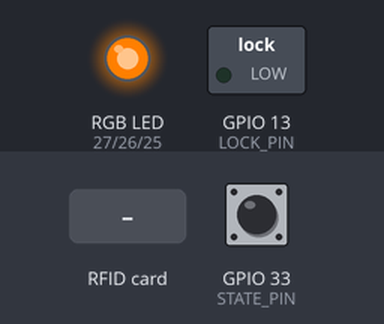
Bench run of a program on a simulated ESP32. Shown: switched loads named in the program (green lamp = pin HIGH), an RGB LED mixed from three pins (HIGH = lit). The inputs (shaded band) are chosen by the test bench; at power-on: GPIO 33 (STATE_PIN) HIGH. WiFi joins after 1.5 s; servers stay silent unless stated; what the program prints to the serial monitor is not drawn.

Above: at 2.7 s.
2.8 s: RFID card 5E 7A 19 C4 held to the reader
At 4.4 s:
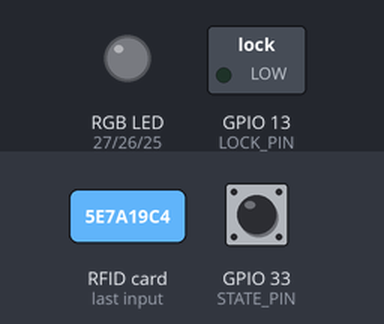
At 5.14 s:
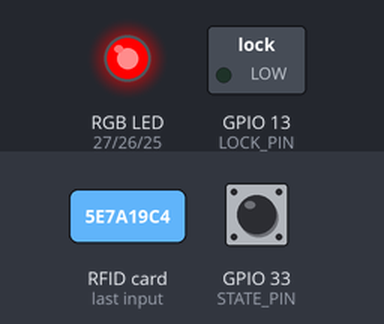
Timing chart, 0 to 6.9 s (numbered marks = the images above; inputs shaded):
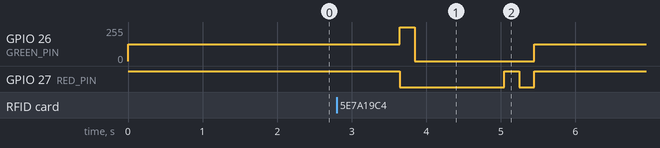

The program:

main.cpp
```cpp
#include <Arduino.h>
#include <Box.h>
#include <CardReader.h>
#include <NetworkManager.h>
#include <StatusLED.h>

#define RST_PIN     0
#define SS_PIN      5

#define LOCK_PIN    13
#define STATE_PIN   33

#define RED_PIN     27
#define GREEN_PIN   26
#define BLUE_PIN    25

#define ACCESS_POINT_NAME       "BoxAP"
#define ACCESS_POINT_PASSWORD   "password"


BoxAuthorizer authorizer = BoxAuthorizer();
Box box = Box(LOCK_PIN, STATE_PIN, authorizer);
CardReader reader = CardReader(SS_PIN, RST_PIN);
StatusLED LED = StatusLED(GREEN_PIN, RED_PIN, BLUE_PIN);


void grantAccess() {
    Serial.println("Successful authorization! Opening the box...");

    LED.flashGreen(2);

    box.unlock();
    delay(4000);
    box.lock();
}

void notifyForbiddenAccess() {
    Serial.println("Failed authorization!");
    LED.flashRed(3);
}

void tryToAuthorizeAccess(const Card& card) {
    Serial.println("--------------------------------------------------");
    Serial.println("Detected new card with UID: " + card.toUid());

    LED.flashGreen(1);
    delay(1000);
    LED.idle();

    if (box.isOpened()) {
        Serial.println("Box is opened, skipping...");
        LED.flashRed(1);
        return;
    }

    Serial.println("Box is closed, authorizing card with the server...");

    box.authorize(card)
       .onSuccess(grantAccess)
       .onFailure(notifyForbiddenAccess);
}

void indicateCardReadingFailure() {
    Serial.println("Card present on the reader but failed to read the UID.");
    LED.flashRed(2);
}

void resetLED() {
    LED.idle();
}

void setup() {
    Serial.begin(9600);

    box.configurePins();

    LED.configurePins();
    LED.idle();

    reader.begin();
    reader.onSuccessfulAttempt(tryToAuthorizeAccess)
          .onFailedAttempt(indicateCardReadingFailure)
          .onAnyAttempt(resetLED);

    NetworkManager manager = NetworkManager(ACCESS_POINT_NAME, ACCESS_POINT_PASSWORD);
    manager.connect([]() {
        Serial.println("Successfully connected to network!");
    });
}

void loop() {
    reader.tryReadingTheCard();
    delay(1000);
}
```

Box.h
```cpp
#ifndef BOX_H
#define BOX_H

#include <BoxAuthorizer.h>
#include <Card.h>

class Box {
    private:
        byte _lockPin;

        byte _statePin;

        BoxAuthorizer _authorizer;

    public:
        Box(
            byte lockPin,
            byte statePin,
            BoxAuthorizer& authorizer
        );

        void configurePins() const;

        bool isOpened() const;

        void unlock() const;

        void lock() const;

        BoxAuthorizer::Result authorize(const Card& card);
};

#endif
```

BoxAuthorizer.h
```cpp
#ifndef BOX_AUTHORIZER_H
#define BOX_AUTHORIZER_H

#include <Arduino.h>

class BoxAuthorizer {
    public: class Result;

    private:
        static BoxAuthorizer::Result authorizationSucceeded();

        static BoxAuthorizer::Result authorizationFailed();

    public:
        BoxAuthorizer::Result authorize(const String& uid);
};

class BoxAuthorizer::Result {
    private:
        bool successful;

    public:
        explicit Result(bool isSuccessful);

        Result& onSuccess(void (*callback)());

        Result& onFailure(void (*callback)());
};

#endif
```

Card.h
```cpp
#ifndef CARD_H
#define CARD_H

#include <MFRC522.h>

class Card {
    private:
        String UID = "";

        static String uidToHexString(MFRC522::Uid uid);

    public:
        explicit Card(MFRC522::Uid uid);

        bool isUidValid();

        String toUid() const;
};

#endif
```

CardReader.h
```cpp
#ifndef CARDREADER_H
#define CARDREADER_H

#include <MFRC522.h>
#include <Card.h>

class CardReader {
    private:
        MFRC522 reader;

        void (*successfulAttemptCallback)(const Card&);

        void (*failedAttemptCallback)();

        void (*anyAttemptCallback)();

    public:
        CardReader(
                byte chipSelectPin,
                byte resetPowerDownPin
        );

        void begin();

        CardReader& onSuccessfulAttempt(void (*callback)(const Card&));

        CardReader& onFailedAttempt(void (*callback)());

        CardReader& onAnyAttempt(void (*callback)());

        void tryReadingTheCard();
};

#endif
```

NetworkManager.h
```cpp
#ifndef NETWORKMANAGER_H
#define NETWORKMANAGER_H

#include <Arduino.h>

class NetworkManager {
    private:
        typedef struct {
            char const* name;
            char const* password;
        } AP;

        AP accessPoint = {};

    public:
        NetworkManager(char const* accessPointName, char const* accessPointPassword);

        void connect(void (*onSuccess)()) const;
};

#endif
```

POST.h
```cpp
#ifndef POST_H
#define POST_H

#include <Arduino.h>
#include <WiFiClient.h>
#include <HTTPClient.h>

class POST {
    private:
        String _payload;

        WiFiClient _wifiClient;

        HTTPClient _httpClient;

    public:
        POST();
        ~POST();

        static POST request();

        POST& to(const String& url);

        POST& withPayload(const String& payload);

        uint8_t responseCode();
};

#endif
```

StatusLED.h
```cpp
#ifndef STATUSLED_H
#define STATUSLED_H

#include <Arduino.h>

class StatusLED {
    private:
        byte _greenPin;

        byte _redPin;

        byte _bluePin;

        const uint8_t _greenChannel = 0;
        const uint8_t _redChannel = 1;
        const uint8_t _blueChannel = 2;

        void greenOn() const;

        void greenOff() const;

        void redOn() const;

        void redOff() const;

        void blueOn() const;

        void blueOff() const;
    public:
        StatusLED(
            byte greenPin,
            byte redPin,
            byte bluePin
        );

        void configurePins() const;

        StatusLED idle() const;

        StatusLED flashGreen(unsigned short int times) const;

        StatusLED flashRed(unsigned short int times) const;
};

#endif
```

Box.cpp
```cpp
#include <Arduino.h>
#include <Box.h>

Box::Box(byte lockPin, byte statePin, BoxAuthorizer& authorizer) {
    _lockPin = lockPin;
    _statePin = statePin;
    _authorizer = authorizer;
}

void Box::configurePins() const {
    pinMode(_lockPin, OUTPUT);
    pinMode(_statePin, INPUT_PULLUP);
}

bool Box::isOpened() const {
    return digitalRead(_statePin);
}

void Box::unlock() const {
    digitalWrite(_lockPin, HIGH);
}

void Box::lock() const {
    digitalWrite(_lockPin, LOW);
}

BoxAuthorizer::Result Box::authorize(const Card &card) {
    return _authorizer.authorize(card.toUid());
}
```

BoxAuthorizer.cpp
```cpp
#include <BoxAuthorizer.h>
#include <POST.h>

BoxAuthorizer::Result BoxAuthorizer::authorizationSucceeded() {
    return BoxAuthorizer::Result(true);
}

BoxAuthorizer::Result BoxAuthorizer::authorizationFailed() {
    return BoxAuthorizer::Result(false);
}

BoxAuthorizer::Result BoxAuthorizer::authorize(const String &uid) {
    return POST::request()
                 .to("http://144.126.244.106/api/box/authorize")
                 .withPayload("uid=" + uid)
                 .responseCode() == 200
                                  ? authorizationSucceeded()
                                  : authorizationFailed();
}


BoxAuthorizer::Result::Result(bool isSuccessful) {
    successful = isSuccessful;
}

BoxAuthorizer::Result& BoxAuthorizer::Result::onSuccess(void (*callback)()) {
    if (successful) {
        callback();
    }

    return *this;
}

BoxAuthorizer::Result& BoxAuthorizer::Result::onFailure(void (*callback)()) {
    if (!successful) {
        callback();
    }

    return *this;
}
```

Card.cpp
```cpp
#include <Card.h>
#include <MFRC522.h>

Card::Card(MFRC522::Uid uid) {
    UID = uidToHexString(uid);
}

String Card::uidToHexString(MFRC522::Uid uid) {
    if (uid.size == 0) return "";

    String hexString = "";

    for(unsigned short int i = 0; i < uid.size; i++) {
        const char prefix = uid.uidByte[i] < 10 ? '0' : '\0';

        String byteAsHexString = prefix + String(uid.uidByte[i], HEX);
        hexString += byteAsHexString + " ";
    }

    hexString.trim();
    hexString.toUpperCase();
    hexString.replace(' ', '-');

    return hexString;
}

bool Card::isUidValid() {
    return UID.isEmpty() == false;
}

String Card::toUid() const {
    return UID;
}
```

CardReader.cpp
```cpp
#include <Arduino.h>
#include <SPI.h>
#include <MFRC522.h>
#include <CardReader.h>
#include <Card.h>

CardReader::CardReader(byte chipSelectPin, byte resetPowerDownPin) {
    reader = MFRC522(chipSelectPin, resetPowerDownPin);
}

void CardReader::begin() {
    SPI.begin();
    reader.PCD_Init();
    delay(4);

    reader.PCD_DumpVersionToSerial();
}

CardReader& CardReader::onSuccessfulAttempt(void (*callback)(const Card&)) {
    successfulAttemptCallback = callback;

    return *this;
}

CardReader& CardReader::onFailedAttempt(void (*callback)()) {
    failedAttemptCallback = callback;

    return *this;
}

CardReader& CardReader::onAnyAttempt(void (*callback)()) {
    anyAttemptCallback = callback;

    return *this;
}

void CardReader::tryReadingTheCard() {
    if (reader.PICC_IsNewCardPresent() == false)
        return;

    if (reader.PICC_ReadCardSerial() == false) {
        failedAttemptCallback();
        anyAttemptCallback();
        return;
    }

    /*
     *   If we got here it means the card is present.
     *   We should try to read UID and convert it to human-readable HEX string.
     *   Disengaging with the card is required because we read all the information needed.
     */
    Card card = Card(reader.uid);

    reader.PICC_HaltA();
    reader.PCD_StopCrypto1();

    if (card.isUidValid()) {
        successfulAttemptCallback(card);
    }
    else {
        failedAttemptCallback();
    }

    anyAttemptCallback();
}
```

NetworkManager.cpp
```cpp
#include <NetworkManager.h>
#include <WiFiManager.h>

NetworkManager::NetworkManager(char const* accessPointName, char const* accessPointPassword) {
    accessPoint.name = accessPointName;
    accessPoint.password = accessPointPassword;
}

void NetworkManager::connect(void (*onSuccess)()) const {
    WiFiManager manager;
    bool connectionSuccessful = manager.autoConnect(accessPoint.name, accessPoint.password);

    if (connectionSuccessful) {
        onSuccess();
    }
}
```

POST.cpp
```cpp
#include <POST.h>
#include <Arduino.h>

POST::POST(): _wifiClient(), _httpClient() {
}

POST::~POST() {
    _httpClient.end();
}

POST POST::request() {
    return {};
}

POST& POST::to(const String& url) {
    _httpClient.begin(_wifiClient, url);
    _httpClient.addHeader("Content-Type", "application/x-www-form-urlencoded");

    return *this;
}

POST& POST::withPayload(const String& payload) {
    _payload = payload;

    return *this;
}

uint8_t POST::responseCode() {
    return _httpClient.POST(_payload);
}
```

StatusLED.cpp
```cpp
#include <StatusLED.h>
#include <Arduino.h>

StatusLED::StatusLED(byte greenPin, byte redPin, byte bluePin) {
    _greenPin = greenPin;
    _redPin = redPin;
    _bluePin = bluePin;
}

void StatusLED::configurePins() const {
    ledcSetup(_greenChannel, 5000, 8);
    ledcAttachPin(_greenPin, _greenChannel);

    ledcSetup(_redChannel, 5000, 8);
    ledcAttachPin(_redPin, _redChannel);

    ledcSetup(_blueChannel, 5000, 8);
    ledcAttachPin(_bluePin, _blueChannel);
}

StatusLED StatusLED::idle() const {
    ledcWrite(_redChannel, 255);
    ledcWrite(_greenChannel, 127);
    ledcWrite(_blueChannel, 0);

    return *this;
}

void StatusLED::greenOn() const {
    ledcWrite(_greenChannel, 255);
}

void StatusLED::greenOff() const {
    ledcWrite(_greenChannel, 0);
}

void StatusLED::redOn() const {
    ledcWrite(_redChannel, 255);
}

void StatusLED::redOff() const {
    ledcWrite(_redChannel, 0);
}

void StatusLED::blueOn() const {
    ledcWrite(_blueChannel, 255);
}

void StatusLED::blueOff() const {
    ledcWrite(_blueChannel, 0);
}

StatusLED StatusLED::flashGreen(unsigned short int times) const {
    if (times == 0) return *this;

    redOff();

    for (unsigned short int i = 0; i < times; i++) {
        greenOn();
        delay(200);
        greenOff();
        delay(200);
    }

    return *this;
}

StatusLED StatusLED::flashRed(unsigned short int times) const {
    if (times == 0) return *this;

    greenOff();

    for (unsigned short int i = 0; i < times; i++) {
        redOn();
        delay(200);
        redOff();
        delay(200);
    }

    return *this;
}
```

Measured:
- after the input at 2.8 s, GPIO 26 (GREEN_PIN): 127/255 → 255/255 after 0.85 s, → 0/255 0.20 s later, → 127/255 1.6 s later; GPIO 27 (RED_PIN): HIGH → LOW after 0.85 s, → HIGH 1.4 s later, → LOW 0.20 s later, → HIGH 0.20 s later
